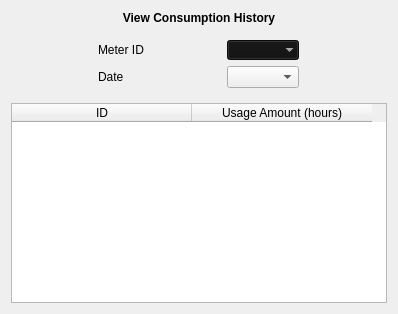
            <widget class="QFrame" name="frameViewConsumptionHistory">
             <property name="frameShadow">
              <enum>QFrame::Raised</enum>
             </property>
             <layout class="QVBoxLayout" name="verticalLayout_17">
              <item>
               <widget class="QLabel" name="labelViewConsumptionHistory">
                <property name="font">
                 <font>
                  <weight>75</weight>
                  <bold>true</bold>
                 </font>
                </property>
                <property name="text">
                 <string>View Consumption History</string>
                </property>
                <property name="alignment">
                 <set>Qt::AlignCenter</set>
                </property>
               </widget>
              </item>
              <item alignment="Qt::AlignHCenter">
               <widget class="QFrame" name="formViewConsumptionHistory">
                <property name="frameShadow">
                 <enum>QFrame::Raised</enum>
                </property>
                <layout class="QFormLayout" name="formLayout_11">
                 <property name="horizontalSpacing">
                  <number>83</number>
                 </property>
                 <item row="0" column="0">
                  <widget class="QLabel" name="labelViewConsumptionHistory_MeterID">
                   <property name="text">
                    <string>Meter ID</string>
                   </property>
                  </widget>
                 </item>
                 <item row="0" column="1">
                  <widget class="QComboBox" name="comboViewConsumptionHistory_MeterID">
                   <property name="palette">
                    <palette>
                     <active>
                      <colorrole role="WindowText">
                       <brush brushstyle="SolidPattern">
                        <color alpha="255">
                         <red>255</red>
                         <green>255</green>
                         <blue>255</blue>
                        </color>
                       </brush>
                      </colorrole>
                      <colorrole role="Button">
                       <brush brushstyle="SolidPattern">
                        <color alpha="255">
                         <red>17</red>
                         <green>16</green>
                         <blue>16</blue>
                        </color>
                       </brush>
                      </colorrole>
                      <colorrole role="Text">
                       <brush brushstyle="SolidPattern">
                        <color alpha="255">
                         <red>255</red>
                         <green>255</green>
                         <blue>255</blue>
                        </color>
                       </brush>
                      </colorrole>
                      <colorrole role="ButtonText">
                       <brush brushstyle="SolidPattern">
                        <color alpha="255">
                         <red>255</red>
                         <green>255</green>
                         <blue>255</blue>
                        </color>
                       </brush>
                      </colorrole>
                      <colorrole role="Base">
                       <brush brushstyle="SolidPattern">
                        <color alpha="255">
                         <red>17</red>
                         <green>16</green>
                         <blue>16</blue>
                        </color>
                       </brush>
                      </colorrole>
                      <colorrole role="Window">
                       <brush brushstyle="SolidPattern">
                        <color alpha="255">
                         <red>17</red>
                         <green>16</green>
                         <blue>16</blue>
                        </color>
                       </brush>
                      </colorrole>
                      <colorrole role="Highlight">
                       <brush brushstyle="SolidPattern">
                        <color alpha="255">
                         <red>250</red>
                         <green>204</green>
                         <blue>21</blue>
                        </color>
                       </brush>
                      </colorrole>
                     </active>
                     <inactive>
                      <colorrole role="WindowText">
                       <brush brushstyle="SolidPattern">
                        <color alpha="255">
                         <red>255</red>
                         <green>255</green>
                         <blue>255</blue>
                        </color>
                       </brush>
                      </colorrole>
                      <colorrole role="Button">
                       <brush brushstyle="SolidPattern">
                        <color alpha="255">
                         <red>17</red>
                         <green>16</green>
                         <blue>16</blue>
                        </color>
                       </brush>
                      </colorrole>
                      <colorrole role="Text">
                       <brush brushstyle="SolidPattern">
                        <color alpha="255">
                         <red>255</red>
                         <green>255</green>
                         <blue>255</blue>
                        </color>
                       </brush>
                      </colorrole>
                      <colorrole role="ButtonText">
                       <brush brushstyle="SolidPattern">
                        <color alpha="255">
                         <red>255</red>
                         <green>255</green>
                         <blue>255</blue>
                        </color>
                       </brush>
                      </colorrole>
                      <colorrole role="Base">
                       <brush brushstyle="SolidPattern">
                        <color alpha="255">
                         <red>17</red>
                         <green>16</green>
                         <blue>16</blue>
                        </color>
                       </brush>
                      </colorrole>
                      <colorrole role="Window">
                       <brush brushstyle="SolidPattern">
                        <color alpha="255">
                         <red>17</red>
                         <green>16</green>
                         <blue>16</blue>
                        </color>
                       </brush>
                      </colorrole>
                      <colorrole role="Highlight">
                       <brush brushstyle="SolidPattern">
                        <color alpha="255">
                         <red>250</red>
                         <green>204</green>
                         <blue>21</blue>
                        </color>
                       </brush>
                      </colorrole>
                     </inactive>
                     <disabled>
                      <colorrole role="WindowText">
                       <brush brushstyle="SolidPattern">
                        <color alpha="255">
                         <red>255</red>
                         <green>255</green>
                         <blue>255</blue>
                        </color>
                       </brush>
                      </colorrole>
                      <colorrole role="Button">
                       <brush brushstyle="SolidPattern">
                        <color alpha="255">
                         <red>17</red>
                         <green>16</green>
                         <blue>16</blue>
                        </color>
                       </brush>
                      </colorrole>
                      <colorrole role="Text">
                       <brush brushstyle="SolidPattern">
                        <color alpha="255">
                         <red>255</red>
                         <green>255</green>
                         <blue>255</blue>
                        </color>
                       </brush>
                      </colorrole>
                      <colorrole role="ButtonText">
                       <brush brushstyle="SolidPattern">
                        <color alpha="255">
                         <red>255</red>
                         <green>255</green>
                         <blue>255</blue>
                        </color>
                       </brush>
                      </colorrole>
                      <colorrole role="Base">
                       <brush brushstyle="SolidPattern">
                        <color alpha="255">
                         <red>17</red>
                         <green>16</green>
                         <blue>16</blue>
                        </color>
                       </brush>
                      </colorrole>
                      <colorrole role="Window">
                       <brush brushstyle="SolidPattern">
                        <color alpha="255">
                         <red>17</red>
                         <green>16</green>
                         <blue>16</blue>
                        </color>
                       </brush>
                      </colorrole>
                      <colorrole role="Highlight">
                       <brush brushstyle="SolidPattern">
                        <color alpha="255">
                         <red>0</red>
                         <green>120</green>
                         <blue>215</blue>
                        </color>
                       </brush>
                      </colorrole>
                     </disabled>
                    </palette>
                   </property>
                   <property name="autoFillBackground">
                    <bool>false</bool>
                   </property>
                   <property name="frame">
                    <bool>false</bool>
                   </property>
                  </widget>
                 </item>
                 <item row="1" column="0">
                  <widget class="QLabel" name="labelViewConsumptionHistory_Date">
                   <property name="text">
                    <string>Date</string>
                   </property>
                  </widget>
                 </item>
                 <item row="1" column="1">
                  <widget class="QComboBox" name="comboViewConsumptionHistory_Date"/>
                 </item>
                </layout>
               </widget>
              </item>
              <item alignment="Qt::AlignHCenter">
               <widget class="QTableWidget" name="tableViewConsumptionHistory">
                <property name="minimumSize">
                 <size>
                  <width>0</width>
                  <height>200</height>
                 </size>
                </property>
                <property name="styleSheet">
                 <string notr="true"/>
                </property>
                <property name="frameShadow">
                 <enum>QFrame::Plain</enum>
                </property>
                <property name="sizeAdjustPolicy">
                 <enum>QAbstractScrollArea::AdjustToContents</enum>
                </property>
                <property name="editTriggers">
                 <set>QAbstractItemView::NoEditTriggers</set>
                </property>
                <property name="verticalScrollMode">
                 <enum>QAbstractItemView::ScrollPerPixel</enum>
                </property>
                <property name="horizontalScrollMode">
                 <enum>QAbstractItemView::ScrollPerPixel</enum>
                </property>
                <property name="sortingEnabled">
                 <bool>false</bool>
                </property>
                <attribute name="horizontalHeaderCascadingSectionResizes">
                 <bool>true</bool>
                </attribute>
                <attribute name="horizontalHeaderDefaultSectionSize">
                 <number>180</number>
                </attribute>
                <attribute name="horizontalHeaderHighlightSections">
                 <bool>false</bool>
                </attribute>
                <attribute name="horizontalHeaderStretchLastSection">
                 <bool>false</bool>
                </attribute>
                <attribute name="verticalHeaderVisible">
                 <bool>false</bool>
                </attribute>
                <column>
                 <property name="text">
                  <string>ID</string>
                 </property>
                </column>
                <column>
                 <property name="text">
                  <string>Usage Amount (hours)</string>
                 </property>
                </column>
               </widget>
              </item>
             </layout>
            </widget>
